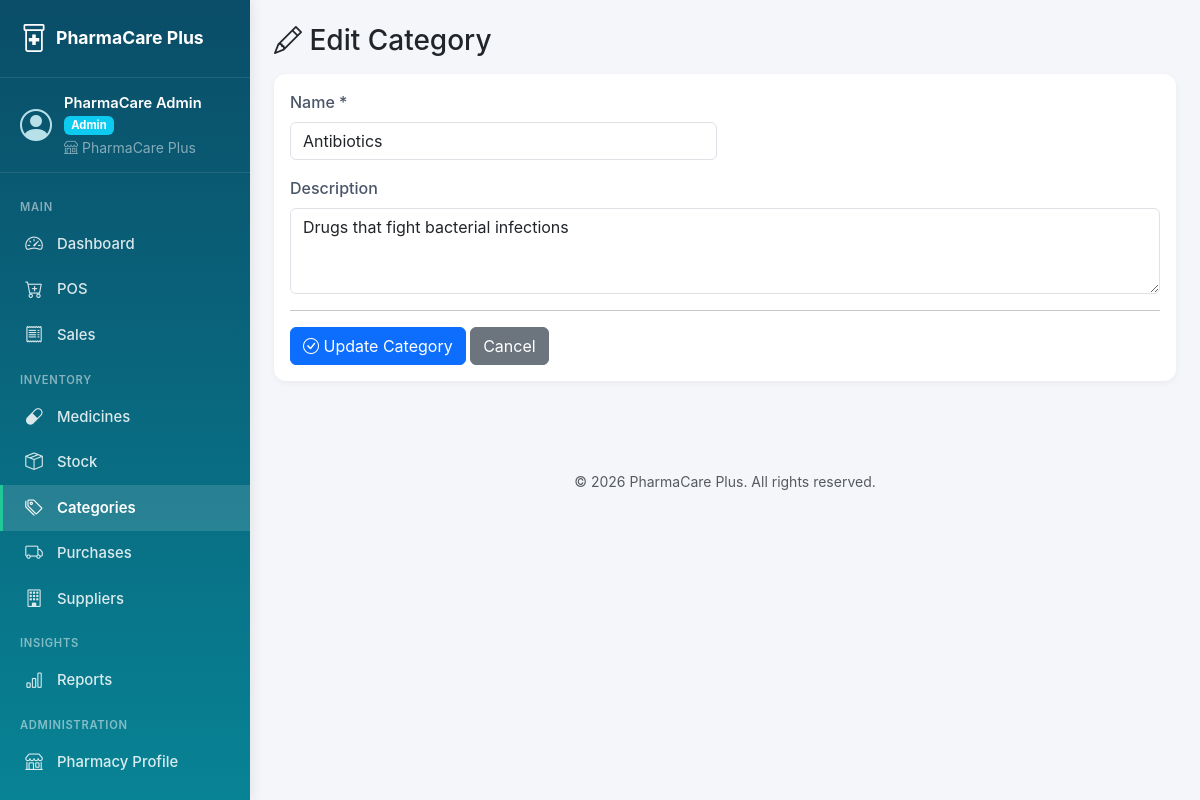
Page /index.php?page=categories&action=edit&id=1 (signed in) on the committed database.
### tables this page shows
CREATE TABLE categories (
    id INT AUTO_INCREMENT PRIMARY KEY,
    pharmacy_id INT NOT NULL,
    name VARCHAR(80) NOT NULL,
    description TEXT,
    created_at TIMESTAMP DEFAULT CURRENT_TIMESTAMP,
    FOREIGN KEY (pharmacy_id) REFERENCES pharmacies(id) ON DELETE CASCADE,
    INDEX idx_cat_pharmacy (pharmacy_id)
);

### controllers/CategoryController.php (called while the page is built, shortened)
<?php
require_once __DIR__ . '/../models/Category.php';
class CategoryController {
    private $category;
    public function __construct($db) {
        $this->category = new Category($db, currentPharmacyId());
    }
    public function edit() {
        $id = (int)($_GET['id'] ?? 0);
        $category = $this->category->find($id);
        require __DIR__ . '/../views/categories/edit.php';
    }
}

### index.php (called while the page is built, shortened)
<?php
require_once __DIR__ . '/config/config.php';
$db = (new Database())->getConnection();
$action = $_GET['action'] ?? 'index';
$controller = new $controllerName($db);
$methodMap = [
    'index'         => 'index',
    'create'        => 'create',
    'store'         => 'store',
    'edit'          => 'edit',
    'update'        => 'update',
    'delete'        => 'delete',
    'show'          => 'show',
    'invoice'       => 'invoice',
    'pos'           => 'pos',
    'sales'         => 'sales',
    'inventory'     => 'inventory',
    'expiry'        => 'expiry',
    'adjust'        => 'adjust',
    'storeAdjust'   => 'storeAdjust',
    'ajaxSearch'    => 'ajaxSearch',
    'ajaxBarcode'   => 'ajaxBarcode',
    'toggle'        => 'toggle',
    'rotateKey'     => 'rotateKey',
    'profile'           => 'profile',
    'updateProfile'     => 'updateProfile',
    'exportSalesPdf'    => 'exportSalesPdf',
    'exportInventoryPdf'=> 'exportInventoryPdf',
    'exportExpiryPdf'   => 'exportExpiryPdf',
];
$method = $methodMap[$action] ?? 'index';
$controller->$method();

### config/config.php (called while the page is built, shortened)
<?php
function url($path = '') {
    return BASE_URL . '/' . ltrim($path, '/');
}
function sanitize($value) {
    return htmlspecialchars(trim((string)$value), ENT_QUOTES, 'UTF-8');
}
function currentPharmacyId() {
    return $_SESSION['pharmacy_id'] ?? null;
}

### models/Category.php (called while the page is built, shortened)
<?php
class Category {
    private $db;
    private $pharmacyId;
    public function __construct($db, $pharmacyId = null) {
        $this->db         = $db;
        $this->pharmacyId = $pharmacyId === null ? null : (int)$pharmacyId;
    }
    private function tenantClause() {
        return $this->pharmacyId === null ? '' : " AND pharmacy_id = " . $this->pharmacyId;
    }
    public function find($id) {
        $sql = "SELECT * FROM categories WHERE id = ?" . $this->tenantClause();
        $stmt = $this->db->prepare($sql);
        $stmt->execute([$id]);
        return $stmt->fetch();
    }
}

### views/categories/_form.php (the view, shortened to what this page needs)
<?php $c = $category ?? []; ?>
<form method="POST" action="<?= sanitize($action) ?>">
    <div class="row g-3">
        <div class="col-md-6"><label class="form-label">Name *</label>
            <input type="text" name="name" class="form-control" required value="<?= sanitize($c['name'] ?? '') ?>">
        </div>
        <div class="col-12"><label class="form-label">Description</label>
            <textarea name="description" class="form-control" rows="3"><?= sanitize($c['description'] ?? '') ?></textarea>
        </div>
    </div>
    <hr>
    <button type="submit" class="btn btn-primary"><i class="bi bi-check-circle"></i> <?= sanitize($submitLabel) ?></button>
    <a href="<?= url('index.php?page=categories') ?>" class="btn btn-secondary">Cancel</a>
</form>

### assets/css/style.css (style rules this page uses)
:root { --brand-primary: #0d6efd; --brand-secondary: #198754; --brand-accent: #20c997; --brand-dark: #0a1929; }
body { background: #f4f6fa; font-family: -apple-system, BlinkMacSystemFont, 'Segoe UI', Roboto, sans-serif; }
:root { --sidebar-width: 250px; --topbar-height: 56px; }
.form-label { font-weight: 500; color: #4a5568; }

### rows in the picture
categories: name "Antibiotics", description "Drugs that fight bacterial infections"

### other values in the picture
APP_NAME "PharmaCare Plus"
$u['full_name'] "PharmaCare Admin"
$u['role'] "Admin"
$u['pharmacy_name'] "PharmaCare Plus"
$submitLabel "Update Category"
